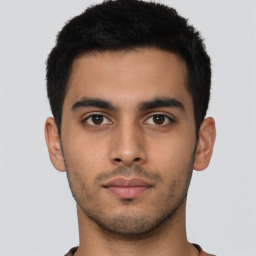
#> input picture Advanced/4-LBP/img/ori_face.jpg, 256 x 256 px; the run also reads 1 picture not shown here
$ jupyter execute --allow-errors '4-3-lbp-comparison of gray images with different contrast .ipynb'   (shell and % lines are left out)
#> lines starting #> are read from the running program, lines starting #| are printed output that depends on the picture
# lbp-比較對比度不同的灰階圖

[cell 1]
import numpy as np
import cv2 as cv
from matplotlib import pyplot as plt

### 載入剛剛介紹的lbp、showImage、showHist和transparentMask（這裡就不展開介紹，有興趣請自行參閱）

# 使用4張不同對比度的灰階圖來比較經過LBP運算過的特徵圖
---

## __1.__ 首先分別載入`./img`裡的人臉，仔細看可以發現這四張圖是同一張圖只是對比度不同

[cell 2]
ori_img=cv.imread('./img/ori_face.jpg')
#> ori_img is the input picture: shape (256, 256, 3); mean B, G, R 138.5, 147.1, 164.7
gray_img=cv.imread('./img/gray_img.jpg')
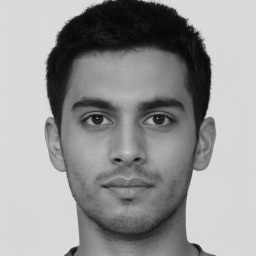
#> input picture Advanced/4-LBP/img/gray_img.jpg, 256 x 256 px
#> gray_img is the input picture: shape (256, 256, 3); min 4, max 230, mean 151.4
contrast_4_gray_img=cv.imread('./img/contrast_0.4_gray_img.jpg')
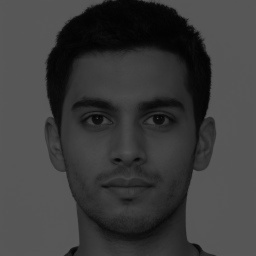
#> input picture Advanced/4-LBP/img/contrast_0.4_gray_img.jpg, 256 x 256 px
#> contrast_4_gray_img is the input picture: shape (256, 256, 3); min 0, max 93, mean 60.5
contrast_2_gray_img=cv.imread('./img/contrast_0.2_gray_img.jpg')
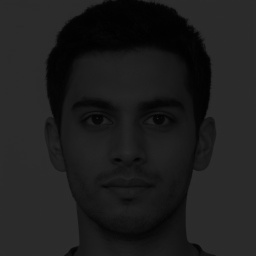
#> input picture Advanced/4-LBP/img/contrast_0.2_gray_img.jpg, 256 x 256 px
#> contrast_2_gray_img is the input picture: shape (256, 256, 3); min 0, max 48, mean 30.2
contrast_1_gray_img=cv.imread('./img/contrast_0.1_gray_img.jpg')

#因為.jpg影像檔載入後為3通道，所以需要將這些影像轉為單通道
gray_img=cv.cvtColor(gray_img,cv.COLOR_BGR2GRAY)
#> gray_img: shape (256, 256)
contrast_4_gray_img=cv.cvtColor(contrast_4_gray_img,cv.COLOR_BGR2GRAY)
#> contrast_4_gray_img: shape (256, 256)
contrast_2_gray_img=cv.cvtColor(contrast_2_gray_img,cv.COLOR_BGR2GRAY)
#> contrast_2_gray_img: shape (256, 256)
contrast_1_gray_img=cv.cvtColor(contrast_1_gray_img,cv.COLOR_BGR2GRAY)
#> contrast_1_gray_img: shape (256, 256)


#載入去背過後的人臉，用來製作遮罩
gray_img_without_background=cv.imread('./img/face_without_background.png',cv.IMREAD_UNCHANGED)
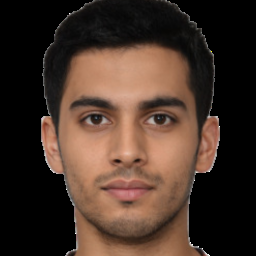
#> input picture Advanced/4-LBP/img/face_without_background.png, 256 x 256 px
#> gray_img_without_background is the input picture: shape (256, 256, 4); mean B, G, R, A 40.6, 50.7, 69.7, 143
